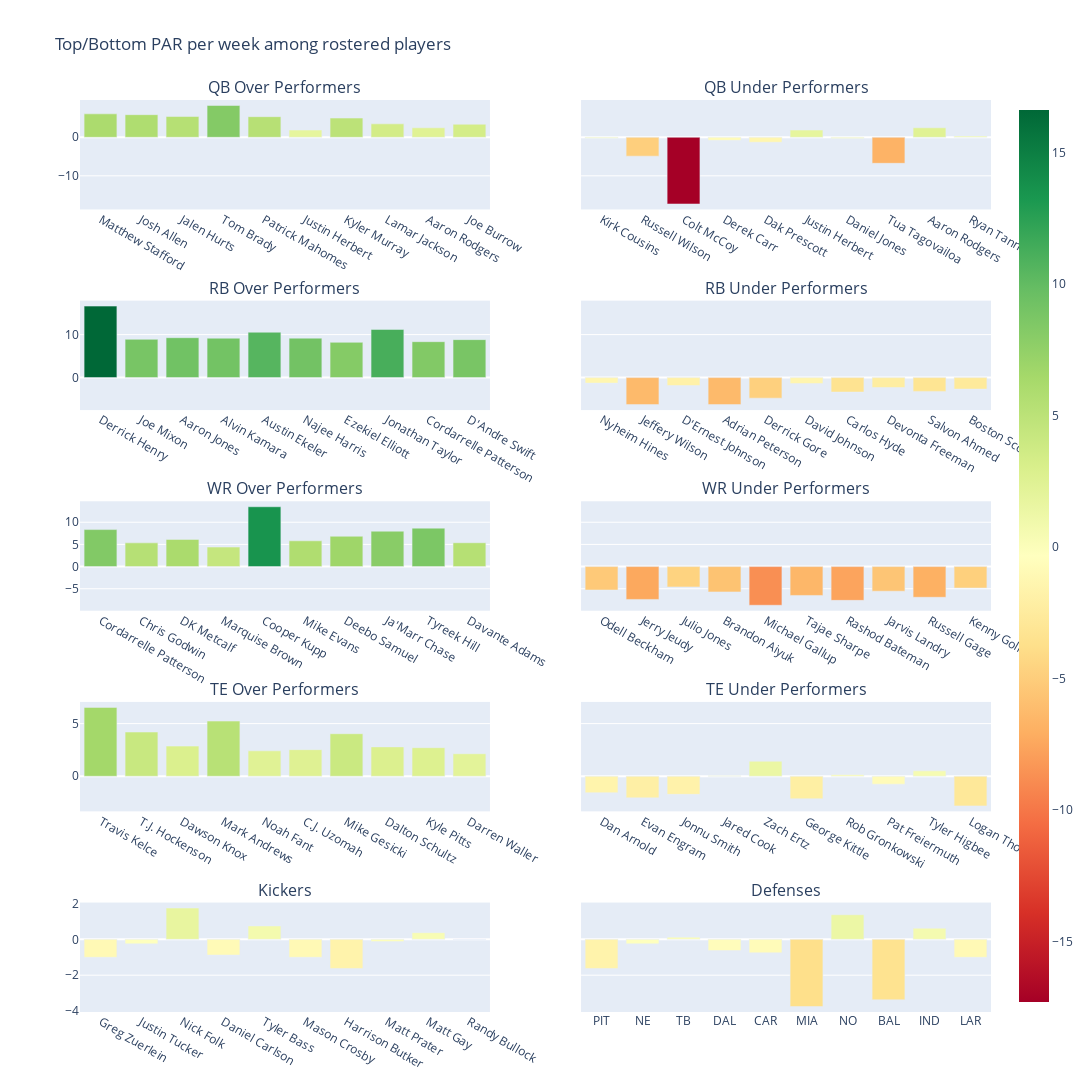

Notebook code cell kept with this figure:
### Markdown cell above
Above, we can see the points above replacement per week for each player that is currently on a roster. There are some real standouts like Cooper Kupp and Derrick Henry. Most of the hugely negative players are ones who have been hurt most of the season like Jarvis Landry or Jerry Jeudy. If you hover over a bar, you can see the value for their points above replacement. Since I want to also use this as a measure of team strength, the next few charts will plot out some of the standout players and some of the rostered duds. Hopefully this will show how these guys get broken out into tiers and give some insight into the true value of certain players.

### Code cell
rostered_replacement_stars = {}
rostered_replacement_duds = {}

for position in FANTASY_POSITIONS:
    top_players = []
    bot_players = []
    
    for player in rostered_players:
        if position == "FLEX":
            continue

        else:
            if position in rostered_players[player]["fantasy_positions"]:
                if len(top_players) < LIMIT:
                    top_players.append(
                        rostered_players[player])
                else:
                    p_points = rostered_players[player]["PAR"]
                    pars = [p["PAR"] for p in top_players]
                    idx = pars.index(min(pars))
                    if p_points > pars[idx]:
                        top_players[idx] = rostered_players[player]

                if len(bot_players) < LIMIT:
                    bot_players.append(
                        rostered_players[player]
                    )
                else:
                    p_points = rostered_players[player]["PAR"]
                    pars = [p["PAR"] for p in bot_players]
                    idx = pars.index(max(pars))
                    if p_points < pars[idx]:
                        bot_players[idx] = rostered_players[player]
        
    rostered_replacement_stars[position] = top_players
    rostered_replacement_duds[position] = bot_players

names = [
    "QB Over Performers", "QB Under Performers", 
    "RB Over Performers", "RB Under Performers",
    "WR Over Performers", "WR Under Performers", 
    "TE Over Performers", "TE Under Performers",
    "Kickers", "Defenses"
]

fig = make_subplots(rows=5, cols=2, shared_yaxes=True,
                    subplot_titles=names)

for i in range(5):
    current = list(rostered_replacement_stars.keys())[i]
    star_par = [player["PAR"] / CURRENT_WEEK for player in rostered_replacement_stars[current]]
    star_name = [player["name"] for player in rostered_replacement_stars[current]]
    dud_par = [player["PAR"] / CURRENT_WEEK for player in rostered_replacement_duds[current]]
    dud_name = [player["name"] for player in rostered_replacement_duds[current]]

    fig.add_trace(
        go.Bar(y=star_par,
                x=star_name,
                marker=dict(color=star_par,
                            cmid=0,
                            coloraxis="coloraxis")),
        i+1, 1
    )

    fig.add_trace(
        go.Bar(y=dud_par,
                x=dud_name,
                marker=dict(color=dud_par,
                            cmid=0,
                            coloraxis="coloraxis")),
        i+1, 2
    )

k_par = [player["PAR"] /
            CURRENT_WEEK for player in rostered_replacement_stars["K"]]
k_name = [player["name"]
                for player in rostered_replacement_stars["K"]]
def_par = [player["PAR"] /
            CURRENT_WEEK for player in rostered_replacement_duds["DEF"]]
def_name = [player["name"]
            for player in rostered_replacement_duds["DEF"]]

fig.add_trace(
    go.Bar(y=k_par,
            x=k_name,
            marker=dict(color=k_par,
                        cmid=0,
                        coloraxis="coloraxis")),
    5, 1
)

fig.add_trace(
    go.Bar(y=def_par,
            x=def_name,
            marker=dict(color=def_par,
                        cmid=0,
                        coloraxis="coloraxis")),
    5, 2
)

fig.update_layout(coloraxis=dict(colorscale=px.colors.diverging.RdYlGn),
                  title="Top/Bottom PAR per week among rostered players",
                  showlegend=False,
                  height=2000, width=1500
                  )

fig.show()

### Figure 1 — Plotly figure (JSON) as saved in the notebook; plotly's stock layout.template omitted (floating-point values rounded to 4 significant figures)
{"data": [{"marker": {"cmid": 0, "color": [6.08, 5.868, 5.39, 8.258, 5.348, 1.878, 4.988, 3.485, 2.465, 3.383], "coloraxis": "coloraxis"}, "type": "bar", "x": ["Matthew Stafford", "Josh Allen", "Jalen Hurts", "Tom Brady", "Patrick Mahomes", "Justin Herbert", "Kyler Murray", "Lamar Jackson", "Aaron Rodgers", "Joe Burrow"], "xaxis": "x", "y": [6.08, 5.868, 5.39, 8.258, 5.348, 1.878, 4.988, 3.485, 2.465, 3.383], "yaxis": "y"}, {"marker": {"cmid": 0, "color": [-0.2775, -4.9, -17.3, -0.7725, -1.29, 1.878, -0.335, -6.755, 2.465, 0.3425], "coloraxis": "coloraxis"}, "type": "bar", "x": ["Kirk Cousins", "Russell Wilson", "Colt McCoy", "Derek Carr", "Dak Prescott", "Justin Herbert", "Daniel Jones", "Tua Tagovailoa", "Aaron Rodgers", "Ryan Tannehill"], "xaxis": "x2", "y": [-0.2775, -4.9, -17.3, -0.7725, -1.29, 1.878, -0.335, -6.755, 2.465, 0.3425], "yaxis": "y2"}, {"marker": {"cmid": 0, "color": [16.62, 8.9, 9.275, 9.162, 10.55, 9.175, 8.2, 11.2, 8.35, 8.825], "coloraxis": "coloraxis"}, "type": "bar", "x": ["Derrick Henry", "Joe Mixon", "Aaron Jones", "Alvin Kamara", "Austin Ekeler", "Najee Harris", "Ezekiel Elliott", "Jonathan Taylor", "Cordarrelle Patterson", "D'Andre Swift"], "xaxis": "x3", "y": [16.62, 8.9, 9.275, 9.162, 10.55, 9.175, 8.2, 11.2, 8.35, 8.825], "yaxis": "y3"}, {"marker": {"cmid": 0, "color": [-1.288, -6.288, -1.85, -6.288, -4.788, -1.4, -3.363, -2.313, -3.213, -2.675], "coloraxis": "coloraxis"}, "type": "bar", "x": ["Nyheim Hines", "Jeffery Wilson", "D'Ernest Johnson", "Adrian Peterson", "Derrick Gore", "David Johnson", "Carlos Hyde", "Devonta Freeman", "Salvon Ahmed", "Boston Scott"], "xaxis": "x4", "y": [-1.288, -6.288, -1.85, -6.288, -4.788, -1.4, -3.363, -2.313, -3.213, -2.675], "yaxis": "y4"}, {"marker": {"cmid": 0, "color": [8.35, 5.35, 6.138, 4.4, 13.5, 5.813, 6.838, 7.988, 8.675, 5.375], "coloraxis": "coloraxis"}, "type": "bar", "x": ["Cordarrelle Patterson", "Chris Godwin", "DK Metcalf", "Marquise Brown", "Cooper Kupp", "Mike Evans", "Deebo Samuel", "Ja'Marr Chase", "Tyreek Hill", "Davante Adams"], "xaxis": "x5", "y": [8.35, 5.35, 6.138, 4.4, 13.5, 5.813, 6.838, 7.988, 8.675, 5.375], "yaxis": "y5"}, {"marker": {"cmid": 0, "color": [-5.287, -7.412, -4.6, -5.712, -8.725, -6.512, -7.625, -5.55, -6.925, -4.837], "coloraxis": "coloraxis"}, "type": "bar", "x": ["Odell Beckham", "Jerry Jeudy", "Julio Jones", "Brandon Aiyuk", "Michael Gallup", "Tajae Sharpe", "Rashod Bateman", "Jarvis Landry", "Russell Gage", "Kenny Golladay"], "xaxis": "x6", "y": [-5.287, -7.412, -4.6, -5.712, -8.725, -6.512, -7.625, -5.55, -6.925, -4.837], "yaxis": "y6"}, {"marker": {"cmid": 0, "color": [6.538, 4.2, 2.862, 5.237, 2.413, 2.525, 4.038, 2.788, 2.713, 2.138], "coloraxis": "coloraxis"}, "type": "bar", "x": ["Travis Kelce", "T.J. Hockenson", "Dawson Knox", "Mark Andrews", "Noah Fant", "C.J. Uzomah", "Mike Gesicki", "Dalton Schultz", "Kyle Pitts", "Darren Waller"], "xaxis": "x7", "y": [6.538, 4.2, 2.862, 5.237, 2.413, 2.525, 4.038, 2.788, 2.713, 2.138], "yaxis": "y7"}, {"marker": {"cmid": 0, "color": [-1.562, -2.05, -1.712, 0.0375, 1.425, -2.137, 0.15, -0.75, 0.5125, -2.812], "coloraxis": "coloraxis"}, "type": "bar", "x": ["Dan Arnold", "Evan Engram", "Jonnu Smith", "Jared Cook", "Zach Ertz", "George Kittle", "Rob Gronkowski", "Pat Freiermuth", "Tyler Higbee", "Logan Thomas"], "xaxis": "x8", "y": [-1.562, -2.05, -1.712, 0.0375, 1.425, -2.137, 0.15, -0.75, 0.5125, -2.812], "yaxis": "y8"}, {"marker": {"cmid": 0, "color": [], "coloraxis": "coloraxis"}, "type": "bar", "x": [], "xaxis": "x9", "y": [], "yaxis": "y9"}, {"marker": {"cmid": 0, "color": [], "coloraxis": "coloraxis"}, "type": "bar", "x": [], "xaxis": "x10", "y": [], "yaxis": "y10"}, {"marker": {"cmid": 0, "color": [-1, -0.25, 1.75, -0.875, 0.75, -1, -1.625, -0.125, 0.375, 0], "coloraxis": "coloraxis"}, "type": "bar", "x": ["Greg Zuerlein", "Justin Tucker", "Nick Folk", "Daniel Carlson", "Tyler Bass", "Mason Crosby", "Harrison Butker", "Matt Prater", "Matt Gay", "Randy Bullock"], "xaxis": "x9", "y": [-1, -0.25, 1.75, -0.875, 0.75, -1, -1.625, -0.125, 0.375, 0], "yaxis": "y9"}, {"marker": {"cmid": 0, "color": [-1.625, -0.25, 0.125, -0.625, -0.75, -3.75, 1.375, -3.375, 0.625, -1], "coloraxis": "coloraxis"}, "type": "bar", "x": ["PIT", "NE", "TB", "DAL", "CAR", "MIA", "NO", "BAL", "IND", "LAR"], "xaxis": "x10", "y": [-1.625, -0.25, 0.125, -0.625, -0.75, -3.75, 1.375, -3.375, 0.625, -1], "yaxis": "y10"}], "layout": {"annotations": [{"font": {"size": 16}, "showarrow": false, "text": "QB Over Performers", "x": 0.225, "xanchor": "center", "xref": "paper", "y": 1, "yanchor": "bottom", "yref": "paper"}, {"font": {"size": 16}, "showarrow": false, "text": "QB Under Performers", "x": 0.775, "xanchor": "center", "xref": "paper", "y": 1, "yanchor": "bottom", "yref": "paper"}, {"font": {"size": 16}, "showarrow": false, "text": "RB Over Performers", "x": 0.225, "xanchor": "center", "xref": "paper", "y": 0.78, "yanchor": "bottom", "yref": "paper"}, {"font": {"size": 16}, "showarrow": false, "text": "RB Under Performers", "x": 0.775, "xanchor": "center", "xref": "paper", "y": 0.78, "yanchor": "bottom", "yref": "paper"}, {"font": {"size": 16}, "showarrow": false, "text": "WR Over Performers", "x": 0.225, "xanchor": "center", "xref": "paper", "y": 0.56, "yanchor": "bottom", "yref": "paper"}, {"font": {"size": 16}, "showarrow": false, "text": "WR Under Performers", "x": 0.775, "xanchor": "center", "xref": "paper", "y": 0.56, "yanchor": "bottom", "yref": "paper"}, {"font": {"size": 16}, "showarrow": false, "text": "TE Over Performers", "x": 0.225, "xanchor": "center", "xref": "paper", "y": 0.34, "yanchor": "bottom", "yref": "paper"}, {"font": {"size": 16}, "showarrow": false, "text": "TE Under Performers", "x": 0.775, "xanchor": "center", "xref": "paper", "y": 0.34, "yanchor": "bottom", "yref": "paper"}, {"font": {"size": 16}, "showarrow": false, "text": "Kickers", "x": 0.225, "xanchor": "center", "xref": "paper", "y": 0.12, "yanchor": "bottom", "yref": "paper"}, {"font": {"size": 16}, "showarrow": false, "text": "Defenses", "x": 0.775, "xanchor": "center", "xref": "paper", "y": 0.12, "yanchor": "bottom", "yref": "paper"}], "coloraxis": {"colorscale": [[0, "rgb(165,0,38)"], [0.1, "rgb(215,48,39)"], [0.2, "rgb(244,109,67)"], [0.3, "rgb(253,174,97)"], [0.4, "rgb(254,224,139)"], [0.5, "rgb(255,255,191)"], [0.6, "rgb(217,239,139)"], [0.7, "rgb(166,217,106)"], [0.8, "rgb(102,189,99)"], [0.9, "rgb(26,152,80)"], [1, "rgb(0,104,55)"]]}, "height": 2000, "showlegend": false, "title": {"text": "Top/Bottom PAR per week among rostered players"}, "width": 1500, "xaxis": {"anchor": "y", "domain": [0, 0.45]}, "xaxis10": {"anchor": "y10", "domain": [0.55, 1]}, "xaxis2": {"anchor": "y2", "domain": [0.55, 1]}, "xaxis3": {"anchor": "y3", "domain": [0, 0.45]}, "xaxis4": {"anchor": "y4", "domain": [0.55, 1]}, "xaxis5": {"anchor": "y5", "domain": [0, 0.45]}, "xaxis6": {"anchor": "y6", "domain": [0.55, 1]}, "xaxis7": {"anchor": "y7", "domain": [0, 0.45]}, "xaxis8": {"anchor": "y8", "domain": [0.55, 1]}, "xaxis9": {"anchor": "y9", "domain": [0, 0.45]}, "yaxis": {"anchor": "x", "domain": [0.88, 1]}, "yaxis10": {"anchor": "x10", "domain": [0, 0.12], "matches": "y9", "showticklabels": false}, "yaxis2": {"anchor": "x2", "domain": [0.88, 1], "matches": "y", "showticklabels": false}, "yaxis3": {"anchor": "x3", "domain": [0.66, 0.78]}, "yaxis4": {"anchor": "x4", "domain": [0.66, 0.78], "matches": "y3", "showticklabels": false}, "yaxis5": {"anchor": "x5", "domain": [0.44, 0.56]}, "yaxis6": {"anchor": "x6", "domain": [0.44, 0.56], "matches": "y5", "showticklabels": false}, "yaxis7": {"anchor": "x7", "domain": [0.22, 0.34]}, "yaxis8": {"anchor": "x8", "domain": [0.22, 0.34], "matches": "y7", "showticklabels": false}, "yaxis9": {"anchor": "x9", "domain": [0, 0.12]}}}
